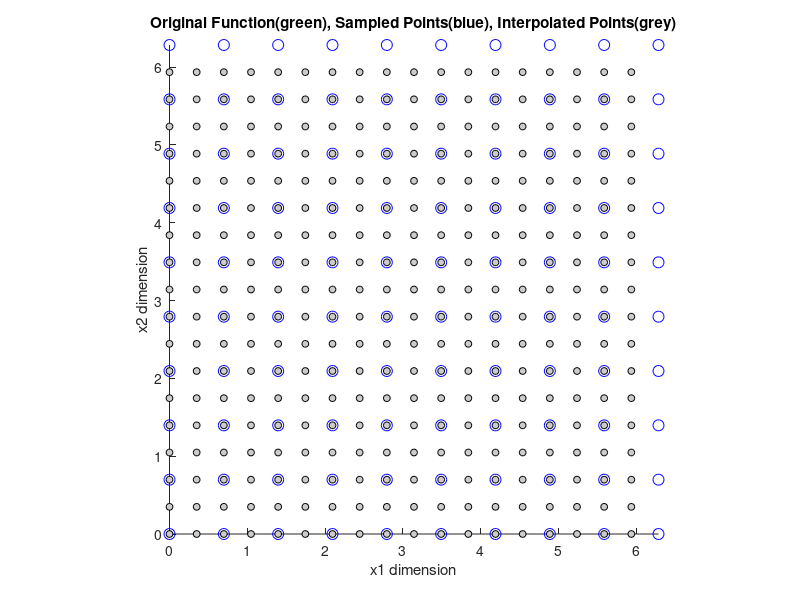
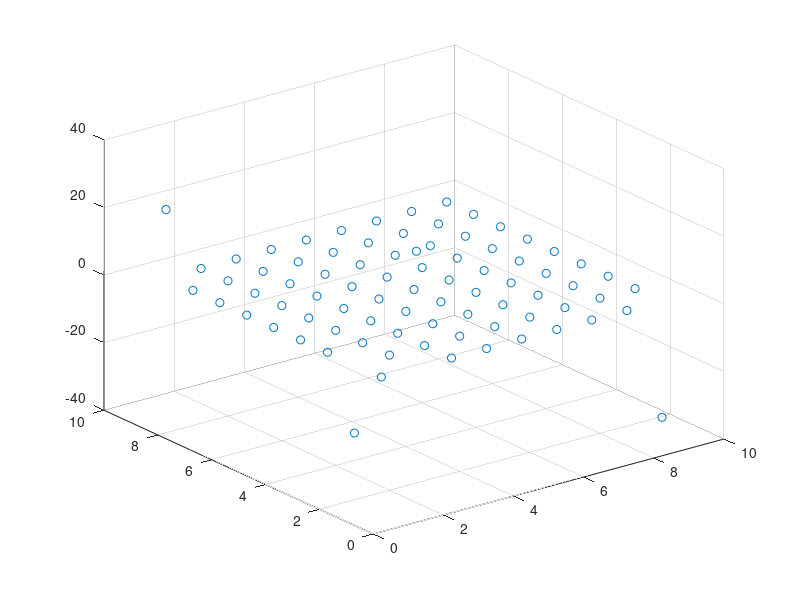

Write MATLAB code to recreate these figures, in order.
close all

% sample times for the function
Nd = 10;

scale = 2;

x_d = linspace(0,2*pi,Nd);

x_d_L = linspace(0,2*pi,Nd*scale-1);

f = @(x1,x2) -.85*sin(x1) + .15*cos(2*x1) + .5*sin(x2);


[X1, X2] = meshgrid(x_d_L,x_d_L);
[X1d, X2d] = meshgrid(x_d,x_d);

Z = f(X1,X2);
Zd = f(X1d, X2d);

% plot the function and the locations which are sampled
figure(1)

C = 0.5*ones(size(Z));

% surf(X1,X2,Z,C)

% plot3(X1(:),X2(:),Z(:),...
%     'LineStyle','none',...
%     'Marker','.',...
%     'MarkerEdgeColor','b',...
%     'MarkerSize',5); 

color = hsv(20);

hold on

plot3(X1d(:),X2d(:),Zd(:),...
    'LineStyle','none',...
    'Marker','o',...
    'MarkerEdgeColor','b',...
    'MarkerSize',8); 

xlabel('x1 dimension')
ylabel('x2 dimension')
zlabel('z dimension')
minB = @(v) min(v)-0.2*abs(min(v));
maxB = @(v) max(v)+0.2*abs(max(v));

axis([0 2*pi 0 2*pi minB(Z(:)) maxB(Z(:))])
axis equal

% take the fft
f_d_fft = fft2(Zd(1:end-1,1:end-1));

figure(2)
[Xggg, Yggg]=meshgrid(1:Nd-1);
scatter3(Xggg(:),Yggg(:),imag(f_d_fft(:)))


% zero pad in frequency space

f_Nd_fft = zeros(scale*(Nd-1));
f_Nd_fft(1:0.5*Nd,1:0.5*Nd) = f_d_fft(1:0.5*Nd,1:0.5*Nd);
disp(f_Nd_fft(1:0.5*Nd,end-0.5*Nd+2:end))
disp(f_d_fft(1:0.5*Nd,0.5*Nd+1:end))
f_Nd_fft(1:0.5*Nd,end-0.5*Nd+2:end) = f_d_fft(1:0.5*Nd,0.5*Nd+1:end);
f_Nd_fft(end-0.5*Nd+2:end,1:0.5*Nd) = f_d_fft(0.5*Nd+1:end,1:0.5*Nd);
f_Nd_fft(end-0.5*Nd+2:end,end-0.5*Nd+2:end) = f_d_fft(0.5*Nd+1:end,0.5*Nd+1:end);

% perform the ifft

f_Nd_ifft = ifft2(f_Nd_fft);

% scale the amplitudes accordingly

Z_Nd = f_Nd_ifft * scale^2;

% plot the interpolated values

figure(1)

[X1d_r, X2d_r] = meshgrid(x_d_L(1:end-1),x_d_L(1:end-1));

Z_Nd_r = Z_Nd;

plot3(X1d_r(:),X2d_r(:),real(Z_Nd_r(:)),...
    'LineStyle','none',...
    'Marker','o',...
    'MarkerEdgeColor','k',...
    'MarkerFaceColor',[0.8,0.8,0.8],...
    'MarkerSize',5); 

title('Original Function(green), Sampled Points(blue), Interpolated Points(grey)')

avgerr = 100*mean(abs((f(X1d_r(:), X2d_r(:))-Z_Nd_r(:))./Z_Nd_r(:)));
disp(avgerr)
